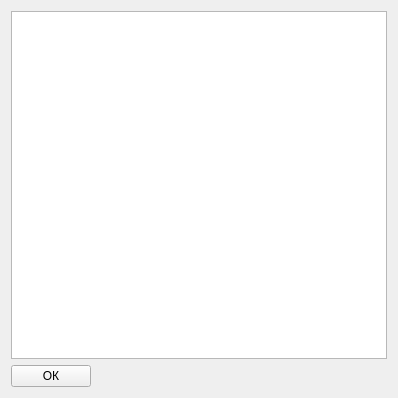
<?xml version="1.0" encoding="UTF-8"?>
<ui version="4.0">
 <class>DialogTmp</class>
 <widget class="QDialog" name="DialogTmp">
  <property name="geometry">
   <rect>
    <x>0</x>
    <y>0</y>
    <width>398</width>
    <height>398</height>
   </rect>
  </property>
  <property name="windowTitle">
   <string>Химия</string>
  </property>
  <layout class="QVBoxLayout" name="verticalLayout">
   <item>
    <widget class="DbViewer" name="tableViewChem"/>
   </item>
   <item>
    <layout class="QHBoxLayout" name="horizontalLayout">
     <item>
      <widget class="QPushButton" name="pushButtonOk">
       <property name="focusPolicy">
        <enum>Qt::NoFocus</enum>
       </property>
       <property name="text">
        <string>ОК</string>
       </property>
      </widget>
     </item>
     <item>
      <spacer name="horizontalSpacer">
       <property name="orientation">
        <enum>Qt::Horizontal</enum>
       </property>
       <property name="sizeHint" stdset="0">
        <size>
         <width>40</width>
         <height>20</height>
        </size>
       </property>
      </spacer>
     </item>
    </layout>
   </item>
  </layout>
 </widget>
 <customwidgets>
  <customwidget>
   <class>DbViewer</class>
   <extends>QTableView</extends>
   <header>db/dbviewer.h</header>
  </customwidget>
 </customwidgets>
 <resources/>
 <connections/>
</ui>
